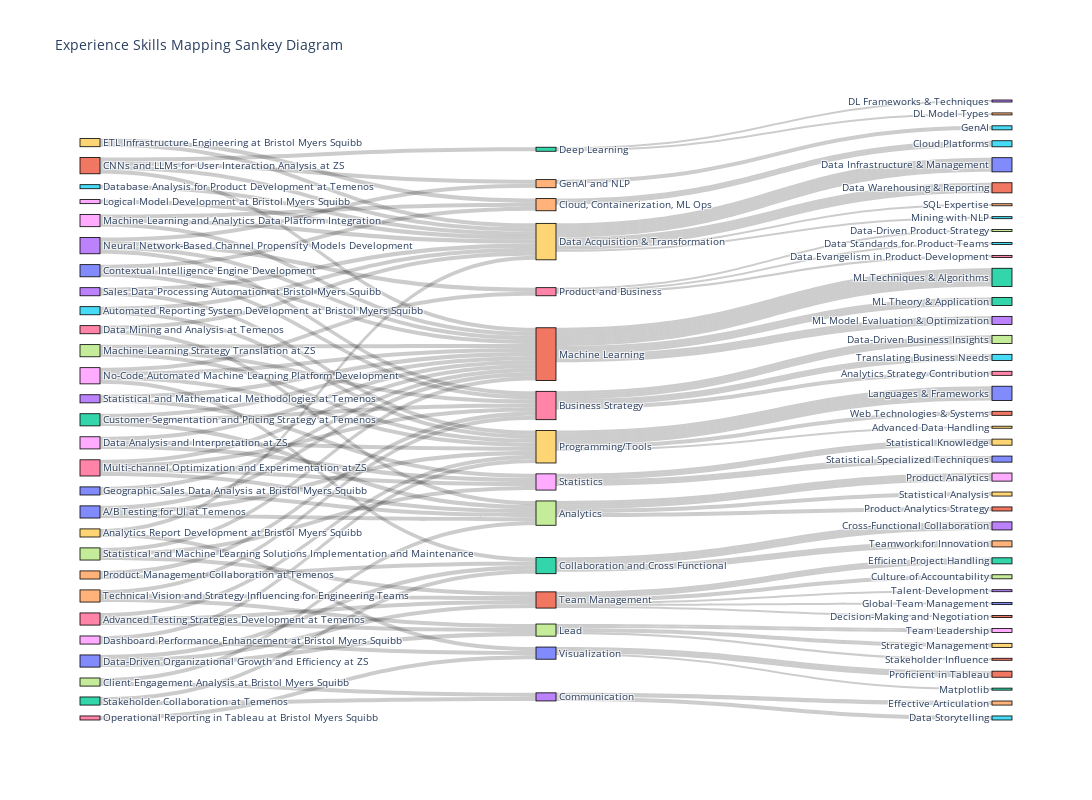

The notebook cell saved with this chart:
### Code cell
import plotly.graph_objects as go


# Initialize lists for Sankey diagram
labels = []
source = []
target = []
value = []

# Assign a weight for connections (can be adjusted as needed)
connection_weight = 1

# Function to add label and return its index
def add_label(label):
    if label not in labels:
        labels.append(label)
    return labels.index(label)

# Populate labels, source, target, and value lists
for experience, categories in experience_skills_mapping.items():
    experience_index = add_label(experience)
    for category, sub_categories in categories.items():
        category_index = add_label(category)
        source.append(experience_index)
        target.append(category_index)
        value.append(connection_weight+1) # Weight for experience to category

        for sub_category in sub_categories:
            sub_category_index = add_label(sub_category)
            source.append(category_index)
            target.append(sub_category_index)
            value.append(connection_weight) # Weight for category to sub-category

# Create the Sankey diagram
fig = go.Figure(data=[go.Sankey(
    node=dict(
      pad=20,
      thickness=20,
      line=dict(color="black", width=0.8),
      label=labels
    ),
    link=dict(
      source=source,
      target=target,
      value=value
    ))])

# Update the layout with a larger figure size
fig.update_layout(
    title_text="Experience Skills Mapping Sankey Diagram",
    font_size=10,
    width=1200,  # Width of the figure in pixels
    height=800   # Height of the figure in pixels
)

fig.show()

### Figure 1 — Plotly figure (JSON) as saved in the notebook; plotly's stock layout.template omitted (floating-point values rounded to 4 significant figures; data arrays with more than 128 entries replaced by an {"elided": "..."} marker saying what was removed)
{"data": [{"link": {"source": {"elided": "173 int values"}, "target": {"elided": "173 int values"}, "value": {"elided": "173 int values"}}, "node": {"label": ["Contextual Intelligence Engine Development", "Machine Learning", "ML Theory & Application", "ML Model Evaluation & Optimization", "Cloud, Containerization, ML Ops", "Cloud Platforms", "Business Strategy", "Data-Driven Business Insights", "Machine Learning and Analytics Data Platform Integration", "Data Acquisition & Transformation", "Data Infrastructure & Management", "Data Warehousing & Reporting", "ML Techniques & Algorithms", "Neural Network-Based Channel Propensity Models Development", "GenAI and NLP", "GenAI", "Product and Business", "Data-Driven Product Strategy", "No-Code Automated Machine Learning Platform Development", "Programming/Tools", "Languages & Frameworks", "Web Technologies & Systems", "Collaboration and Cross Functional", "Cross-Functional Collaboration", "Teamwork for Innovation", "Data Standards for Product Teams", "Data Evangelism in Product Development", "Statistical and Machine Learning Solutions Implementation and Maintenance", "Statistics", "Statistical Knowledge", "Statistical Specialized Techniques", "Team Management", "Efficient Project Handling", "Talent Development", "Technical Vision and Strategy Influencing for Engineering Teams", "Translating Business Needs", "Analytics Strategy Contribution", "Lead", "Team Leadership", "Strategic Management", "Global Team Management", "Decision-Making and Negotiation", "Stakeholder Collaboration at Temenos", "Communication", "Effective Articulation", "Data Storytelling", "Data Mining and Analysis at Temenos", "Analytics", "Product Analytics", "Statistical Analysis", "A/B Testing for UI at Temenos", "Product Analytics Strategy", "Customer Segmentation and Pricing Strategy at Temenos", "Statistical and Mathematical Methodologies at Temenos", "Product Management Collaboration at Temenos", "Database Analysis for Product Development at Temenos", "Advanced Testing Strategies Development at Temenos", "Culture of Accountability", "Logical Model Development at Bristol Myers Squibb", "Analytics Report Development at Bristol Myers Squibb", "Visualization", "Proficient in Tableau", "Matplotlib", "Sales Data Processing Automation at Bristol Myers Squibb", "SQL Expertise", "Automated Reporting System Development at Bristol Myers Squibb", "Operational Reporting in Tableau at Bristol Myers Squibb", "Client Engagement Analysis at Bristol Myers Squibb", "Dashboard Performance Enhancement at Bristol Myers Squibb", "ETL Infrastructure Engineering at Bristol Myers Squibb", "Geographic Sales Data Analysis at Bristol Myers Squibb", "CNNs and LLMs for User Interaction Analysis at ZS", "Deep Learning", "DL Frameworks & Techniques", "DL Model Types", "Mining with NLP", "Multi-channel Optimization and Experimentation at ZS", "Machine Learning Strategy Translation at ZS", "Data Analysis and Interpretation at ZS", "Advanced Data Handling", "Data-Driven Organizational Growth and Efficiency at ZS", "Stakeholder Influence"], "line": {"color": "black", "width": 0.8}, "pad": 20, "thickness": 20}, "type": "sankey"}], "layout": {"font": {"size": 10}, "height": 800, "title": {"text": "Experience Skills Mapping Sankey Diagram"}, "width": 1200}}
